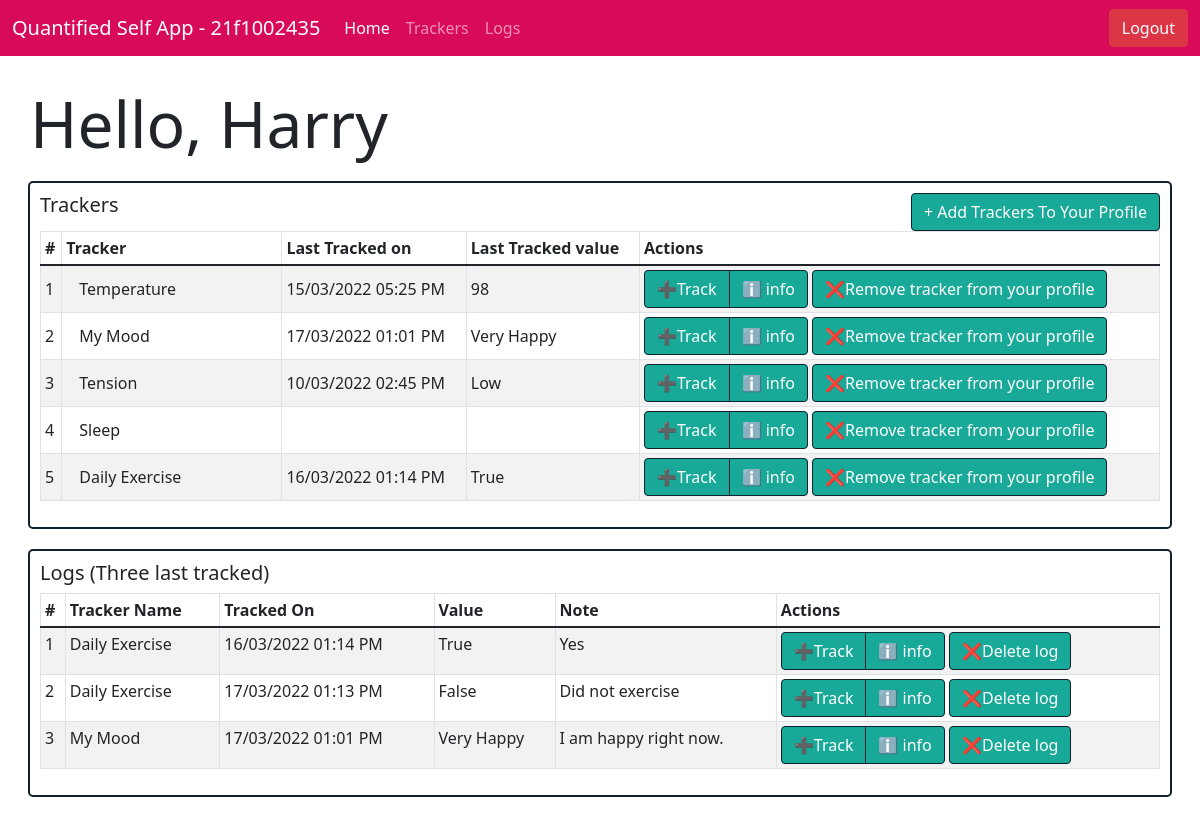
The app's page /user/Harry/home (signed in) with its own data.
### models.py (models this page shows, shortened)
class Users_Model(db.Model, UserMixin):
  __tablename__ = "Users"
  user_id = db.Column(db.Integer, autoincrement=True, primary_key=True)
  username = db.Column(db.String, nullable=False, unique=True)
  password = db.Column(db.String, nullable=False)
  trackers = db.relationship("Trackers_Model", secondary="Enrollments")

class Trackers_Model(db.Model):
  __tablename__ = "Trackers"
  tracker_id = db.Column(db.Integer, autoincrement=True, primary_key=True)
  tracker_name = db.Column(db.String, nullable=False, unique=True)
  tracker_type = db.Column(db.String, nullable=False)
  tracker_desc = db.Column(db.String)

class Logs_Model(db.Model):
  __tablename__ = "Logs"
  log_id = db.Column(db.Integer, autoincrement=True, primary_key=True)
  value = db.Column(db.String, nullable=False)
  note = db.Column(db.String)
  timestamp = db.Column(db.String, nullable=False)
  user_id = db.Column(db.Integer, db.ForeignKey("Users.user_id"), primary_key=True, nullable=False)
  tracker_id = db.Column(db.Integer, db.ForeignKey("Trackers.tracker_id"), primary_key=True, nullable=False)

### app/userviews.py (the view)
@app.route("/user/<username>/home")
@login_required
def user_home(username):
    user_id = current_user.user_id
    enrolls = Enrollments_Model.query.filter_by(user_id=user_id).all()
    trackers = []
    logs = {}
    for e in enrolls:
        log = Logs_Model.query.filter_by(user_id=user_id, tracker_id=e.tracker_id).order_by(Logs_Model.log_id.desc()).first()
        tracker = Trackers_Model.query.filter_by(tracker_id=e.tracker_id).one()
        trackers.append(tracker)
        if log:
            logs[e.tracker_id] = log.timestamp,log.value
        else:
            logs[e.tracker_id] = None
    condition = False
    if trackers:
        condition = True
    tracker = Trackers_Model()
    loge = Logs_Model.query.filter_by(user_id=user_id).order_by(Logs_Model.log_id.desc()).all()
    condition2 = False
    if loge:
        i = 0
        log = []
        while i < 3 and i < len(loge):
            log.append(loge[i])
            i += 1
        condition2=True
    return render_template("user_home.html", username=username, trackers=trackers, condition=condition, condition2=condition2, logs=logs, tracker=tracker, log=log )

### app/userviews.py (called while the page is built)
@login_manager.user_loader
def load_user(user_id):
    return Users_Model.query.get(user_id)

### templates/user_home.html (shortened to what this page needs)
<!DOCTYPE html>
<html lang="en">
<head>
  <link rel="stylesheet" href="/css/bootstrap.css" />
  <link rel="stylesheet" href="/css/bootstrap-grid.css" />
  <link rel="stylesheet" href="/css/styles.css">
</head>
<body>
  <nav class="navbar navbar-expand-lg navbar-dark" style="background-color: #d80b59;">
    <div class="container-fluid">
      <a class="navbar-brand" href="#">Quantified Self App - 21f1002435</a>
      <div class="collapse navbar-collapse" id="navbarNavAltMarkup">
        <div class="navbar-nav">
          <a class="nav-link active" aria-current="page" href="/user/{{username}}/home">Home</a>
          <a class="nav-link" href="/user/{{username}}/trackers">Trackers</a>
          <a class="nav-link" href="/user/{{username}}/logs">Logs</a>
        </div>
      </div>
      <a class="btn btn-danger" role="button" href="/user/logout" >Logout</a>
    </div>
  </nav>
  <div class="container-fluid" style="padding: 30px;">
    <div class="row justify-content-between">
      <div class="col-10">
        <h1 class="display-3">Hello, {{username}}</h1>
      </div>
    </div>
    <div class="row" style="padding: 10px;">
      <div class="col-md justify-content-center" id="my-col">
        {% if condition == True %}
        <div class="row justify-content-between">
          <div class="col-3">
            <h5>Trackers</h5>
          </div>
          <div class="col-auto">
            <a href="/user/{{username}}/trackers" id="my-button" class="btn" style="align-items: flex-end;">+ Add Trackers To Your Profile </a>
          </div>
        </div>
        <div class="table-responsive">
          <table class="table table-sm table-bordered table-striped align-middle">
            <thead>
              <tr>
                <th scope="col">#</th>
                <th scope="col" style="min-width: 200px;">Tracker</th>
                <th scope="col">Last Tracked on</th>
                <th scope="col">Last Tracked value</th>
                <th scope="col">Actions</th>
              </tr>
            </thead>
            <tbody>
              {% for tracker in trackers %}
                <tr>
                  <td scope="row">{{loop.index}}</td>
                  <td>
                    <a href="tracker/{{tracker.tracker_id}}" class="btn" style="text-align: start;">{{tracker.tracker_name}}</a>
                  </td>
                  <td>{{logs[tracker.tracker_id][0]}}</td>
                  <td>{{logs[tracker.tracker_id][1]}}</td>
                  <td>
                    <div class="btn-group" role="group" aria-label="Basic example">
                      <a href="/user/{{username}}/logs/{{tracker.tracker_id}}/add" id="my-button" class="btn">➕Track</a>
                      <a href="tracker/{{tracker.tracker_id}}" class="btn" style="border: 0.5px solid #10222E; background-color: #18A999; border-collapse:collapse; color: white;">ℹ️ info</a>
                    </div>
                    <a href="/user/{{username}}/tracker/{{tracker.tracker_id}}/delete" id="my-button" class="btn">❌Remove tracker from your profile</a>
                    </td>
                </tr>
              {% endfor %}
            </tbody>
          </table>
        </div>
        {% else %}
        No Trackers Added
        {% endif %}
      </div>
    </div>
    <div class="row" style="padding: 10px;">
      <div class="col-md justify-content-center" id="my-col">
        <h5 style="text-align: left;">Logs (Three last tracked)</h5>
        {% if condition2 %}
        <div class="table-responsive">
          <table class="table table-sm table-bordered table-striped">
            <thead>
              <tr>
                <th scope="col">#</th>
                <th scope="col">Tracker Name</th>
                <th scope="col">Tracked On</th>
                <th scope="col">Value</th>
                <th scope="col">Note</th>
                <th scope="col">Actions</th>
              </tr>
            </thead>
            <tbody>
              {% for l in log %}
              <tr>
                <td scope="row">{{loop.index}}</td>
                <td>{{tracker.query.filter_by(tracker_id=l.tracker_id).first().tracker_name}}</td>
                <td>{{l.timestamp}}</td>
                <td>{{l.value}}</td>
                <td>{{l.note}}</td>
                <td>
                  <div class="btn-group" role="group" aria-label="Basic example">
                    <a href="/user/{{username}}/logs/{{l.tracker_id}}/add" style="border: 0.5px solid #10222E; background-color: #18A999; color: white;" class="btn">➕Track</a>
                    <a href="tracker/{{l.tracker_id}}" class="btn" style="border: 0.5px solid #10222E; background-color: #18A999; border-collapse:collapse; color: white;">ℹ️ info</a>
                  </div>
                  <a href="/user/{{username}}/logs/{{l.log_id}}/delete" style="border: 0.5px solid #10222E; background-color: #18A999; color: white;" class="btn">❌Delete log</a>
                </td>
              </tr>
              {% endfor %}
            </tbody>
          </table>
        </div>
        {% else %}
        Not tracking yet
        {% endif %}
      </div>
    </div>
  </div>
</body>
</html>

### static/css/styles.css (style rules this page uses)
#my-col { border: 2px solid #10222E; border-radius: 5px; padding: 10px; }
#my-button { border: 0.5px solid #10222E; background-color: #18A999; color: white; text-align: center; }

### records on screen
Users_Model: username "Harry"
Trackers_Model: tracker_name "Temperature"
Logs_Model: timestamp "15/03/2022 05:25 PM", value "98"
Trackers_Model: tracker_name "My Mood", tracker_id.timestamp "17/03/2022 01:01 PM", query.filter_by "My Mood"
Logs_Model: value "Very Happy", timestamp "17/03/2022 01:01 PM", note "I am happy right now."
Trackers_Model: tracker_name "Tension"
Logs_Model: timestamp "10/03/2022 02:45 PM", value "Low"
Trackers_Model: tracker_name "Sleep"
Trackers_Model: tracker_name "Daily Exercise", query.filter_by "Daily Exercise"
Logs_Model: timestamp "16/03/2022 01:14 PM", value "True", note "Yes"
Logs_Model: timestamp "17/03/2022 01:13 PM", value "False", note "Did not exercise"
